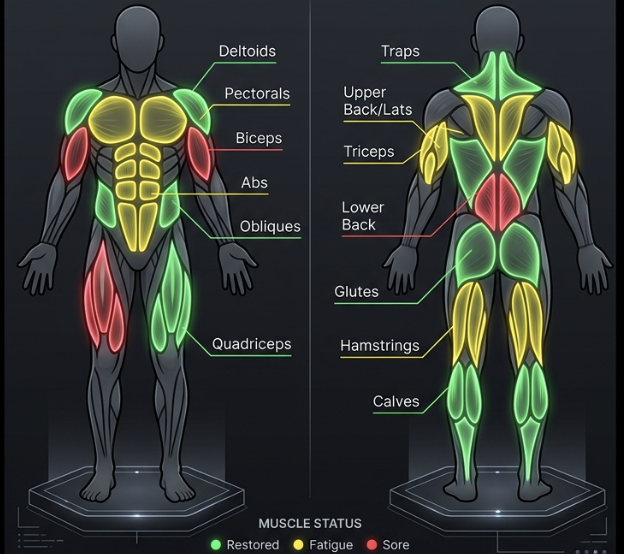
#> input picture Screenshot 2026-06-20 alle 11.03.12.png, 624 x 554 px
$ python process_muscles.py
#> lines starting #> are read from the running program, lines starting #| are printed output that depends on the picture; after the words box and inside, x2 and y2 are one past the last pixel; in counts of white or black regions, pixels touching at a corner belong together
import cv2
import numpy as np

# Load original image
img = cv2.imread('Screenshot 2026-06-20 alle 11.03.12.png')
#> img is the input picture: shape (554, 624, 3); mean B, G, R 50.4, 55.8, 50.9
hsv = cv2.cvtColor(img, cv2.COLOR_BGR2HSV)
#> hsv: shape (554, 624, 3); mean H, S, V 96.3, 67.7, 62.1

# Create a desaturated base image
# We can just convert to grayscale and back to BGR, but maybe we want to keep some blueish background tint?
# Let's just make it grayscale to be clean.
gray = cv2.cvtColor(img, cv2.COLOR_BGR2GRAY)
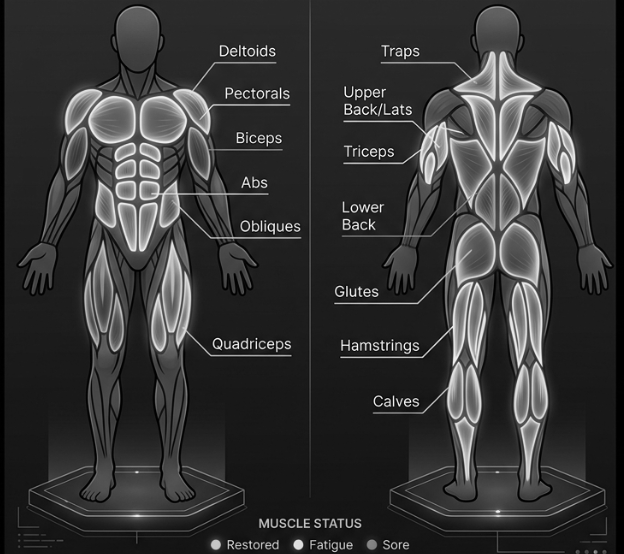
#> gray: shape (554, 624); min 0, max 254, mean 53.7
gray_bgr = cv2.cvtColor(gray, cv2.COLOR_GRAY2BGR)

# Dim it slightly so the colored overlays pop more
base_img = cv2.convertScaleAbs(gray_bgr, alpha=0.6, beta=0)
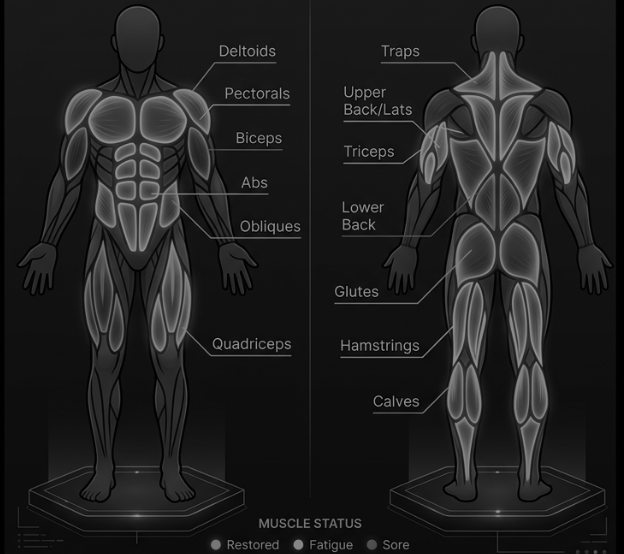
#> base_img: shape (554, 624, 3); min 0, max 152, mean 32.2
cv2.imwrite('public/muscle-map.png', base_img)

# Now, extract contours of the glowing regions (green, yellow, red)
# Let's use a threshold on the saturation and value to find the colored glowing areas
# Or even better, threshold on the original grayscale if the glowing parts are the brightest
_, thresh = cv2.threshold(gray, 180, 255, cv2.THRESH_BINARY)
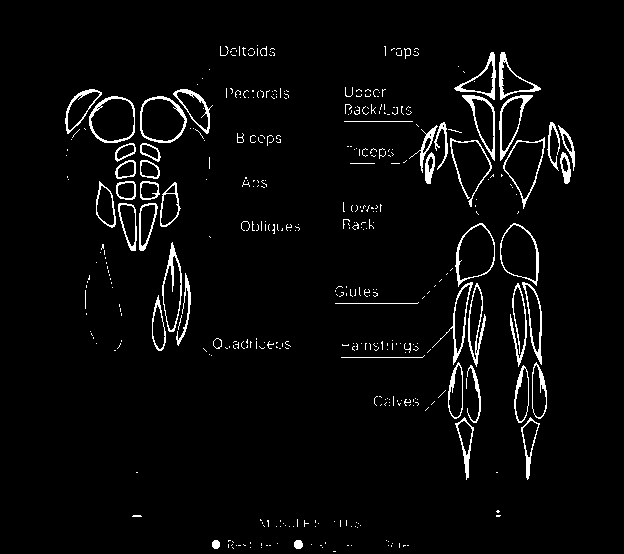
#> thresh: shape (554, 624); 3.6% white in thin lines or dots, all inside (x1, y1, x2, y2) = (65, 45, 575, 552)

# Find contours
contours, _ = cv2.findContours(thresh, cv2.RETR_EXTERNAL, cv2.CHAIN_APPROX_SIMPLE)
#> contours = 402 contours, 356 with area under 20; largest, box (x1, y1, x2, y2) and area: (89, 96, 135, 143) 1702, (140, 96, 187, 143) 1696, (455, 223, 495, 287) 1680, (500, 223, 539, 286) 1672, (503, 137, 545, 209) 1518

svg_paths = []
for cnt in contours:
    # Ignore small noise
    if cv2.contourArea(cnt) < 100:
        continue

    # Simplify contour
    epsilon = 0.005 * cv2.arcLength(cnt, True)
    approx = cv2.approxPolyDP(cnt, epsilon, True)

    # Create SVG path
    path_data = []
    for i, pt in enumerate(approx):
        x, y = pt[0]
        if i == 0:
            path_data.append(f"M{x},{y}")
        else:
            path_data.append(f"L{x},{y}")
    path_data.append("Z")

    # Calculate center to help identify the muscle
    M = cv2.moments(cnt)
    if M["m00"] != 0:
        cx = int(M["m10"] / M["m00"])
        cy = int(M["m01"] / M["m00"])
    else:
        cx, cy = 0, 0

    svg_paths.append({
        "path": " ".join(path_data),
        "cx": cx,
        "cy": cy,
        "area": cv2.contourArea(cnt)
    })
#> this loop made 402 passes
#> (epsilon, cx, cy) on passes 63, 64, 89, 90, 91, 92, 156, 175, 176, 177, 178, 186: (0.706, 528, 439), (0.709, 465, 439), (0.637, 521, 395), (0.911, 475, 389), (0.627, 538, 392), (0.627, 455, 392), (0.613, 158, 327), (2.09, 518, 329), (1.29, 475, 321), (0.917, 533, 318), (1.21, 459, 318), (1.16, 185, 307)
#> (epsilon, cx) on pass 380: (0.763, 481)
#> after the loop, svg_paths = 40 items

print(f"Found {len(svg_paths)} muscle regions")
#| Found 40 muscle regions
import json
with open('muscle_paths.json', 'w') as f:
    json.dump(svg_paths, f)
